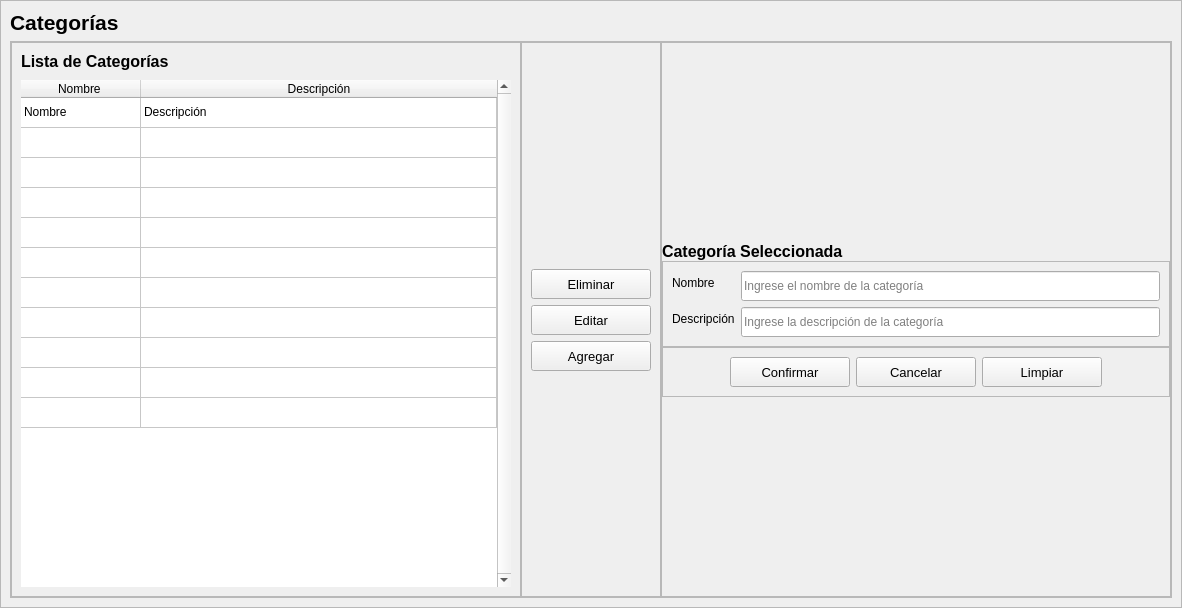
<?xml version="1.0" encoding="UTF-8"?>
<ui version="4.0">
 <class>categorias</class>
 <widget class="QWidget" name="categorias">
  <property name="geometry">
   <rect>
    <x>0</x>
    <y>0</y>
    <width>1182</width>
    <height>608</height>
   </rect>
  </property>
  <property name="windowTitle">
   <string>Form</string>
  </property>
  <property name="styleSheet">
   <string notr="true"/>
  </property>
  <layout class="QVBoxLayout" name="verticalLayout">
   <property name="spacing">
    <number>0</number>
   </property>
   <property name="leftMargin">
    <number>0</number>
   </property>
   <property name="topMargin">
    <number>0</number>
   </property>
   <property name="rightMargin">
    <number>0</number>
   </property>
   <property name="bottomMargin">
    <number>0</number>
   </property>
   <item>
    <widget class="QFrame" name="frame">
     <property name="frameShape">
      <enum>QFrame::StyledPanel</enum>
     </property>
     <property name="frameShadow">
      <enum>QFrame::Raised</enum>
     </property>
     <layout class="QVBoxLayout" name="verticalLayout_2">
      <item>
       <widget class="QLabel" name="label_4">
        <property name="font">
         <font>
          <pointsize>10</pointsize>
          <italic>false</italic>
          <bold>false</bold>
         </font>
        </property>
        <property name="text">
         <string>&lt;html&gt;&lt;head/&gt;&lt;body&gt;&lt;p&gt;&lt;span style=&quot; font-size:16pt; font-weight:700;&quot;&gt;Categorías&lt;/span&gt;&lt;/p&gt;&lt;/body&gt;&lt;/html&gt;</string>
        </property>
       </widget>
      </item>
      <item>
       <widget class="QFrame" name="frame_34">
        <property name="frameShape">
         <enum>QFrame::StyledPanel</enum>
        </property>
        <property name="frameShadow">
         <enum>QFrame::Raised</enum>
        </property>
        <layout class="QHBoxLayout" name="horizontalLayout_19">
         <property name="spacing">
          <number>0</number>
         </property>
         <property name="leftMargin">
          <number>0</number>
         </property>
         <property name="topMargin">
          <number>0</number>
         </property>
         <property name="rightMargin">
          <number>0</number>
         </property>
         <property name="bottomMargin">
          <number>0</number>
         </property>
         <item>
          <widget class="QFrame" name="frame_33">
           <property name="frameShape">
            <enum>QFrame::StyledPanel</enum>
           </property>
           <property name="frameShadow">
            <enum>QFrame::Raised</enum>
           </property>
           <layout class="QVBoxLayout" name="verticalLayout_31">
            <property name="spacing">
             <number>9</number>
            </property>
            <property name="leftMargin">
             <number>9</number>
            </property>
            <property name="topMargin">
             <number>9</number>
            </property>
            <property name="rightMargin">
             <number>9</number>
            </property>
            <property name="bottomMargin">
             <number>9</number>
            </property>
            <item>
             <widget class="QLabel" name="label_18">
              <property name="font">
               <font>
                <pointsize>10</pointsize>
                <italic>false</italic>
                <bold>false</bold>
               </font>
              </property>
              <property name="text">
               <string>&lt;html&gt;&lt;head/&gt;&lt;body&gt;&lt;p&gt;&lt;span style=&quot; font-size:12pt; font-weight:700;&quot;&gt;Lista de Categorías&lt;/span&gt;&lt;/p&gt;&lt;/body&gt;&lt;/html&gt;</string>
              </property>
              <property name="margin">
               <number>1</number>
              </property>
             </widget>
            </item>
            <item>
             <widget class="QTableWidget" name="catTable">
              <property name="enabled">
               <bool>true</bool>
              </property>
              <property name="sizePolicy">
               <sizepolicy hsizetype="Expanding" vsizetype="Expanding">
                <horstretch>0</horstretch>
                <verstretch>0</verstretch>
               </sizepolicy>
              </property>
              <property name="frameShape">
               <enum>QFrame::NoFrame</enum>
              </property>
              <property name="verticalScrollBarPolicy">
               <enum>Qt::ScrollBarAlwaysOn</enum>
              </property>
              <property name="sizeAdjustPolicy">
               <enum>QAbstractScrollArea::AdjustToContents</enum>
              </property>
              <property name="editTriggers">
               <set>QAbstractItemView::NoEditTriggers</set>
              </property>
              <property name="selectionMode">
               <enum>QAbstractItemView::SingleSelection</enum>
              </property>
              <property name="selectionBehavior">
               <enum>QAbstractItemView::SelectRows</enum>
              </property>
              <property name="showGrid">
               <bool>true</bool>
              </property>
              <property name="gridStyle">
               <enum>Qt::SolidLine</enum>
              </property>
              <property name="sortingEnabled">
               <bool>false</bool>
              </property>
              <attribute name="horizontalHeaderVisible">
               <bool>true</bool>
              </attribute>
              <attribute name="horizontalHeaderCascadingSectionResizes">
               <bool>true</bool>
              </attribute>
              <attribute name="horizontalHeaderDefaultSectionSize">
               <number>120</number>
              </attribute>
              <attribute name="horizontalHeaderStretchLastSection">
               <bool>true</bool>
              </attribute>
              <attribute name="verticalHeaderVisible">
               <bool>false</bool>
              </attribute>
              <attribute name="verticalHeaderCascadingSectionResizes">
               <bool>false</bool>
              </attribute>
              <attribute name="verticalHeaderHighlightSections">
               <bool>false</bool>
              </attribute>
              <attribute name="verticalHeaderStretchLastSection">
               <bool>false</bool>
              </attribute>
              <row>
               <property name="text">
                <string>New Row</string>
               </property>
              </row>
              <row>
               <property name="text">
                <string>New Row</string>
               </property>
              </row>
              <row>
               <property name="text">
                <string>New Row</string>
               </property>
              </row>
              <row>
               <property name="text">
                <string>New Row</string>
               </property>
              </row>
              <row>
               <property name="text">
                <string>New Row</string>
               </property>
              </row>
              <row>
               <property name="text">
                <string>New Row</string>
               </property>
              </row>
              <row>
               <property name="text">
                <string>New Row</string>
               </property>
              </row>
              <row>
               <property name="text">
                <string>New Row</string>
               </property>
              </row>
              <row>
               <property name="text">
                <string>New Row</string>
               </property>
              </row>
              <row>
               <property name="text">
                <string>New Row</string>
               </property>
              </row>
              <row>
               <property name="text">
                <string>New Row</string>
               </property>
              </row>
              <column>
               <property name="text">
                <string>Nombre </string>
               </property>
              </column>
              <column>
               <property name="text">
                <string>Descripción</string>
               </property>
              </column>
              <item row="0" column="0">
               <property name="text">
                <string>Nombre </string>
               </property>
              </item>
              <item row="0" column="1">
               <property name="text">
                <string>Descripción</string>
               </property>
              </item>
             </widget>
            </item>
           </layout>
          </widget>
         </item>
         <item>
          <widget class="QFrame" name="frame_2">
           <property name="frameShape">
            <enum>QFrame::StyledPanel</enum>
           </property>
           <property name="frameShadow">
            <enum>QFrame::Raised</enum>
           </property>
          </widget>
         </item>
         <item>
          <widget class="QFrame" name="frame_31">
           <property name="frameShape">
            <enum>QFrame::StyledPanel</enum>
           </property>
           <property name="frameShadow">
            <enum>QFrame::Raised</enum>
           </property>
           <layout class="QVBoxLayout" name="verticalLayout_3">
            <item>
             <spacer name="verticalSpacer_3">
              <property name="orientation">
               <enum>Qt::Vertical</enum>
              </property>
              <property name="sizeType">
               <enum>QSizePolicy::Expanding</enum>
              </property>
              <property name="sizeHint" stdset="0">
               <size>
                <width>20</width>
                <height>40</height>
               </size>
              </property>
             </spacer>
            </item>
            <item>
             <widget class="QPushButton" name="catDelButton">
              <property name="minimumSize">
               <size>
                <width>120</width>
                <height>30</height>
               </size>
              </property>
              <property name="font">
               <font>
                <pointsize>10</pointsize>
                <italic>false</italic>
                <bold>false</bold>
               </font>
              </property>
              <property name="cursor">
               <cursorShape>PointingHandCursor</cursorShape>
              </property>
              <property name="text">
               <string>Eliminar</string>
              </property>
              <property name="icon">
               <iconset resource="../../resources.qrc">
                <normaloff>:/icons/images/icons/cil-x-circle.png</normaloff>:/icons/images/icons/cil-x-circle.png</iconset>
              </property>
             </widget>
            </item>
            <item>
             <widget class="QPushButton" name="catEditButton">
              <property name="sizePolicy">
               <sizepolicy hsizetype="Minimum" vsizetype="Fixed">
                <horstretch>0</horstretch>
                <verstretch>0</verstretch>
               </sizepolicy>
              </property>
              <property name="minimumSize">
               <size>
                <width>120</width>
                <height>30</height>
               </size>
              </property>
              <property name="font">
               <font>
                <pointsize>10</pointsize>
                <italic>false</italic>
                <bold>false</bold>
               </font>
              </property>
              <property name="cursor">
               <cursorShape>PointingHandCursor</cursorShape>
              </property>
              <property name="text">
               <string>Editar</string>
              </property>
              <property name="icon">
               <iconset resource="../../resources.qrc">
                <normaloff>:/icons/images/icons/cil-pencil.png</normaloff>:/icons/images/icons/cil-pencil.png</iconset>
              </property>
             </widget>
            </item>
            <item>
             <widget class="QPushButton" name="catAddButton">
              <property name="minimumSize">
               <size>
                <width>120</width>
                <height>30</height>
               </size>
              </property>
              <property name="font">
               <font>
                <pointsize>10</pointsize>
                <italic>false</italic>
                <bold>false</bold>
               </font>
              </property>
              <property name="cursor">
               <cursorShape>PointingHandCursor</cursorShape>
              </property>
              <property name="text">
               <string>Agregar</string>
              </property>
              <property name="icon">
               <iconset resource="../../resources.qrc">
                <normaloff>:/icons/images/icons/cil-check-circle.png</normaloff>:/icons/images/icons/cil-check-circle.png</iconset>
              </property>
             </widget>
            </item>
            <item>
             <spacer name="verticalSpacer_4">
              <property name="orientation">
               <enum>Qt::Vertical</enum>
              </property>
              <property name="sizeType">
               <enum>QSizePolicy::Expanding</enum>
              </property>
              <property name="sizeHint" stdset="0">
               <size>
                <width>20</width>
                <height>40</height>
               </size>
              </property>
             </spacer>
            </item>
           </layout>
          </widget>
         </item>
         <item>
          <widget class="QFrame" name="frame_32">
           <property name="sizePolicy">
            <sizepolicy hsizetype="MinimumExpanding" vsizetype="MinimumExpanding">
             <horstretch>0</horstretch>
             <verstretch>0</verstretch>
            </sizepolicy>
           </property>
           <property name="minimumSize">
            <size>
             <width>450</width>
             <height>0</height>
            </size>
           </property>
           <property name="frameShape">
            <enum>QFrame::StyledPanel</enum>
           </property>
           <property name="frameShadow">
            <enum>QFrame::Raised</enum>
           </property>
           <layout class="QVBoxLayout" name="verticalLayout_30">
            <property name="spacing">
             <number>0</number>
            </property>
            <property name="leftMargin">
             <number>0</number>
            </property>
            <property name="topMargin">
             <number>0</number>
            </property>
            <property name="rightMargin">
             <number>0</number>
            </property>
            <property name="bottomMargin">
             <number>0</number>
            </property>
            <item>
             <spacer name="verticalSpacer_2">
              <property name="orientation">
               <enum>Qt::Vertical</enum>
              </property>
              <property name="sizeType">
               <enum>QSizePolicy::Expanding</enum>
              </property>
              <property name="sizeHint" stdset="0">
               <size>
                <width>20</width>
                <height>40</height>
               </size>
              </property>
             </spacer>
            </item>
            <item>
             <widget class="QLabel" name="label_17">
              <property name="font">
               <font>
                <pointsize>10</pointsize>
                <italic>false</italic>
                <bold>false</bold>
               </font>
              </property>
              <property name="text">
               <string>&lt;html&gt;&lt;head/&gt;&lt;body&gt;&lt;p&gt;&lt;span style=&quot; font-size:12pt; font-weight:700;&quot;&gt;Categoría Seleccionada&lt;/span&gt;&lt;/p&gt;&lt;/body&gt;&lt;/html&gt;</string>
              </property>
             </widget>
            </item>
            <item>
             <widget class="QFrame" name="frame_29">
              <property name="frameShape">
               <enum>QFrame::StyledPanel</enum>
              </property>
              <property name="frameShadow">
               <enum>QFrame::Raised</enum>
              </property>
              <layout class="QFormLayout" name="formLayout_8">
               <item row="0" column="0">
                <widget class="QLabel" name="labelVersion_21">
                 <property name="lineWidth">
                  <number>1</number>
                 </property>
                 <property name="text">
                  <string>Nombre</string>
                 </property>
                 <property name="alignment">
                  <set>Qt::AlignLeading|Qt::AlignLeft|Qt::AlignVCenter</set>
                 </property>
                </widget>
               </item>
               <item row="0" column="1">
                <widget class="QLineEdit" name="catNomText">
                 <property name="minimumSize">
                  <size>
                   <width>0</width>
                   <height>30</height>
                  </size>
                 </property>
                 <property name="text">
                  <string/>
                 </property>
                 <property name="placeholderText">
                  <string>Ingrese el nombre de la categoría</string>
                 </property>
                </widget>
               </item>
               <item row="1" column="0">
                <widget class="QLabel" name="labelVersion_23">
                 <property name="lineWidth">
                  <number>1</number>
                 </property>
                 <property name="text">
                  <string>Descripción</string>
                 </property>
                 <property name="alignment">
                  <set>Qt::AlignLeading|Qt::AlignLeft|Qt::AlignVCenter</set>
                 </property>
                </widget>
               </item>
               <item row="1" column="1">
                <widget class="QLineEdit" name="catDesText">
                 <property name="minimumSize">
                  <size>
                   <width>0</width>
                   <height>30</height>
                  </size>
                 </property>
                 <property name="text">
                  <string/>
                 </property>
                 <property name="placeholderText">
                  <string>Ingrese la descripción de la categoría</string>
                 </property>
                </widget>
               </item>
              </layout>
             </widget>
            </item>
            <item>
             <widget class="QFrame" name="frame_30">
              <property name="frameShape">
               <enum>QFrame::StyledPanel</enum>
              </property>
              <property name="frameShadow">
               <enum>QFrame::Raised</enum>
              </property>
              <layout class="QHBoxLayout" name="horizontalLayout_17">
               <item>
                <spacer name="horizontalSpacer">
                 <property name="orientation">
                  <enum>Qt::Horizontal</enum>
                 </property>
                 <property name="sizeHint" stdset="0">
                  <size>
                   <width>40</width>
                   <height>20</height>
                  </size>
                 </property>
                </spacer>
               </item>
               <item>
                <widget class="QPushButton" name="catSaveButton">
                 <property name="minimumSize">
                  <size>
                   <width>120</width>
                   <height>30</height>
                  </size>
                 </property>
                 <property name="font">
                  <font>
                   <pointsize>10</pointsize>
                   <italic>false</italic>
                   <bold>false</bold>
                  </font>
                 </property>
                 <property name="cursor">
                  <cursorShape>PointingHandCursor</cursorShape>
                 </property>
                 <property name="text">
                  <string>Confirmar</string>
                 </property>
                 <property name="icon">
                  <iconset resource="../../resources.qrc">
                   <normaloff>:/icons/images/icons/cil-check-circle.png</normaloff>:/icons/images/icons/cil-check-circle.png</iconset>
                 </property>
                </widget>
               </item>
               <item>
                <widget class="QPushButton" name="catCancelButton">
                 <property name="minimumSize">
                  <size>
                   <width>120</width>
                   <height>30</height>
                  </size>
                 </property>
                 <property name="font">
                  <font>
                   <pointsize>10</pointsize>
                   <italic>false</italic>
                   <bold>false</bold>
                  </font>
                 </property>
                 <property name="cursor">
                  <cursorShape>PointingHandCursor</cursorShape>
                 </property>
                 <property name="text">
                  <string>Cancelar</string>
                 </property>
                 <property name="icon">
                  <iconset resource="../../resources.qrc">
                   <normaloff>:/icons/images/icons/cil-x-circle.png</normaloff>:/icons/images/icons/cil-x-circle.png</iconset>
                 </property>
                </widget>
               </item>
               <item>
                <widget class="QPushButton" name="catClearButton">
                 <property name="minimumSize">
                  <size>
                   <width>120</width>
                   <height>30</height>
                  </size>
                 </property>
                 <property name="font">
                  <font>
                   <pointsize>10</pointsize>
                   <italic>false</italic>
                   <bold>false</bold>
                  </font>
                 </property>
                 <property name="cursor">
                  <cursorShape>PointingHandCursor</cursorShape>
                 </property>
                 <property name="text">
                  <string>Limpiar</string>
                 </property>
                 <property name="icon">
                  <iconset resource="../../resources.qrc">
                   <normaloff>:/icons/images/icons/cil-reload.png</normaloff>:/icons/images/icons/cil-reload.png</iconset>
                 </property>
                </widget>
               </item>
               <item>
                <spacer name="horizontalSpacer_2">
                 <property name="orientation">
                  <enum>Qt::Horizontal</enum>
                 </property>
                 <property name="sizeHint" stdset="0">
                  <size>
                   <width>40</width>
                   <height>20</height>
                  </size>
                 </property>
                </spacer>
               </item>
              </layout>
             </widget>
            </item>
            <item>
             <spacer name="verticalSpacer">
              <property name="orientation">
               <enum>Qt::Vertical</enum>
              </property>
              <property name="sizeType">
               <enum>QSizePolicy::Expanding</enum>
              </property>
              <property name="sizeHint" stdset="0">
               <size>
                <width>20</width>
                <height>40</height>
               </size>
              </property>
             </spacer>
            </item>
           </layout>
          </widget>
         </item>
        </layout>
       </widget>
      </item>
     </layout>
    </widget>
   </item>
  </layout>
 </widget>
 <resources>
  <include location="../../resources.qrc"/>
 </resources>
 <connections/>
</ui>
